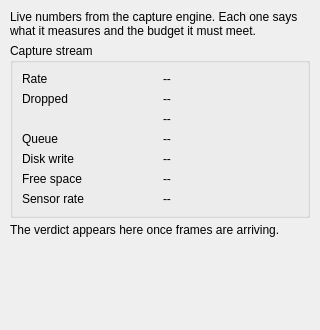
<?xml version="1.0" encoding="UTF-8"?>
<ui version="4.0">
 <class>HealthPanel</class>
 <widget class="QWidget" name="HealthPanel">
  <property name="geometry">
   <rect>
    <x>0</x>
    <y>0</y>
    <width>320</width>
    <height>330</height>
   </rect>
  </property>
  <layout class="QVBoxLayout" name="healthLayout">
   <property name="spacing">
    <number>5</number>
   </property>
   <property name="leftMargin">
    <number>10</number>
   </property>
   <property name="topMargin">
    <number>10</number>
   </property>
   <property name="rightMargin">
    <number>10</number>
   </property>
   <property name="bottomMargin">
    <number>10</number>
   </property>
   <item>
    <widget class="QLabel" name="healthHint">
     <property name="role" stdset="0">
      <string>hint</string>
     </property>
     <property name="wordWrap">
      <bool>true</bool>
     </property>
     <property name="text">
      <string>Live numbers from the capture engine. Each one says what it measures and the budget it must meet.</string>
     </property>
    </widget>
   </item>
   <item>
    <widget class="QGroupBox" name="healthBox">
     <property name="title">
      <string>Capture stream</string>
     </property>
     <layout class="QGridLayout" name="healthGrid">
      <item row="0" column="0">
       <widget class="QLabel" name="fpsCaption">
        <property name="text">
         <string>Rate</string>
        </property>
       </widget>
      </item>
      <item row="0" column="1">
       <widget class="QLabel" name="fpsValue">
        <property name="text">
         <string>--</string>
        </property>
        <property name="toolTip">
         <string>Frames per second actually received, against the target. At 120 fps each frame has 8.3 ms for everything the app does; falling short stretches the scan and risks missing the Sun's motion.</string>
        </property>
       </widget>
      </item>
      <item row="1" column="0">
       <widget class="QLabel" name="droppedCaption">
        <property name="text">
         <string>Dropped</string>
        </property>
       </widget>
      </item>
      <item row="1" column="1">
       <widget class="QLabel" name="droppedValue">
        <property name="text">
         <string>--</string>
        </property>
        <property name="toolTip">
         <string>Frames lost inside the SDK, as a count and as a fraction of the frames offered. Each one is a gap the reconstruction has to bridge, so the budget is 0.1 percent or less per scan.</string>
        </property>
       </widget>
      </item>
      <item row="2" column="1">
       <widget class="QLabel" name="gapsValue">
        <property name="text">
         <string>--</string>
        </property>
        <property name="toolTip">
         <string>Holes in the frame sequence seen by the host. Unlike the SDK counter, this catches frames lost on the way to the app; zero is the only healthy figure.</string>
        </property>
       </widget>
      </item>
      <item row="3" column="0">
       <widget class="QLabel" name="queueCaption">
        <property name="text">
         <string>Queue</string>
        </property>
       </widget>
      </item>
      <item row="3" column="1">
       <widget class="QLabel" name="queueValue">
        <property name="text">
         <string>--</string>
        </property>
        <property name="toolTip">
         <string>How full the recording queue is, in megabytes, against its budget. When it fills, the oldest frames are dropped and counted; the queue is bounded so a slow disk can never stall the camera.</string>
        </property>
       </widget>
      </item>
      <item row="4" column="0">
       <widget class="QLabel" name="diskCaption">
        <property name="text">
         <string>Disk write</string>
        </property>
       </widget>
      </item>
      <item row="4" column="1">
       <widget class="QLabel" name="diskValue">
        <property name="text">
         <string>--</string>
        </property>
        <property name="toolTip">
         <string>Megabytes per second actually written to disk while recording. The budget is 250 MB/s sustained; below it the queue starts to fill.</string>
        </property>
       </widget>
      </item>
      <item row="5" column="0">
       <widget class="QLabel" name="freeDiskCaption">
        <property name="text">
         <string>Free space</string>
        </property>
       </widget>
      </item>
      <item row="5" column="1">
       <widget class="QLabel" name="freeDiskValue">
        <property name="text">
         <string>--</string>
        </property>
        <property name="toolTip">
         <string>Free space on the session disk. A recording does not start below 1 GB, because a full disk in the middle of a scan loses the take.</string>
        </property>
       </widget>
      </item>
      <item row="6" column="0">
       <widget class="QLabel" name="bandwidthCaption">
        <property name="text">
         <string>Sensor rate</string>
        </property>
       </widget>
      </item>
      <item row="6" column="1">
       <widget class="QLabel" name="bandwidthValue">
        <property name="text">
         <string>--</string>
        </property>
        <property name="toolTip">
         <string>What the chosen ROI has to move: width x height x bits x frame rate. It explains why a taller ROI drops the rate so quickly.</string>
        </property>
       </widget>
      </item>
     </layout>
    </widget>
   </item>
   <item>
    <widget class="QLabel" name="healthVerdict">
     <property name="role" stdset="0">
      <string>hint</string>
     </property>
     <property name="wordWrap">
      <bool>true</bool>
     </property>
     <property name="text">
      <string>The verdict appears here once frames are arriving.</string>
     </property>
    </widget>
   </item>
   <item>
    <spacer name="healthSpacer">
     <property name="orientation">
      <enum>Qt::Vertical</enum>
     </property>
     <property name="sizeHint" stdset="0">
      <size>
       <width>20</width>
       <height>20</height>
      </size>
     </property>
    </spacer>
   </item>
  </layout>
 </widget>
 <resources/>
 <connections/>
</ui>
